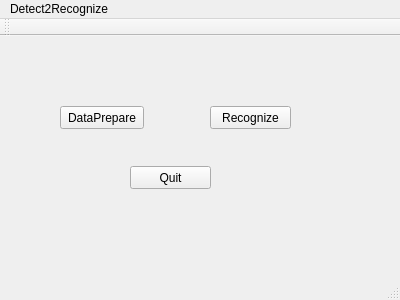
<?xml version="1.0" encoding="UTF-8"?>
<ui version="4.0">
 <class>Detect2Recognize</class>
 <widget class="QMainWindow" name="Detect2Recognize">
  <property name="geometry">
   <rect>
    <x>0</x>
    <y>0</y>
    <width>400</width>
    <height>300</height>
   </rect>
  </property>
  <property name="windowTitle">
   <string>Detect2Recognize</string>
  </property>
  <widget class="QWidget" name="centralWidget">
   <widget class="QPushButton" name="dataPrepare">
    <property name="geometry">
     <rect>
      <x>60</x>
      <y>70</y>
      <width>84</width>
      <height>23</height>
     </rect>
    </property>
    <property name="text">
     <string>DataPrepare</string>
    </property>
   </widget>
   <widget class="QPushButton" name="recognize">
    <property name="geometry">
     <rect>
      <x>210</x>
      <y>70</y>
      <width>81</width>
      <height>23</height>
     </rect>
    </property>
    <property name="text">
     <string>Recognize</string>
    </property>
   </widget>
   <widget class="QPushButton" name="quit">
    <property name="geometry">
     <rect>
      <x>130</x>
      <y>130</y>
      <width>81</width>
      <height>23</height>
     </rect>
    </property>
    <property name="text">
     <string>Quit</string>
    </property>
   </widget>
  </widget>
  <widget class="QMenuBar" name="menuBar">
   <property name="geometry">
    <rect>
     <x>0</x>
     <y>0</y>
     <width>400</width>
     <height>20</height>
    </rect>
   </property>
   <widget class="QMenu" name="menuDetect2Recogize">
    <property name="title">
     <string>Detect2Recognize</string>
    </property>
   </widget>
   <addaction name="menuDetect2Recogize"/>
  </widget>
  <widget class="QToolBar" name="mainToolBar">
   <attribute name="toolBarArea">
    <enum>TopToolBarArea</enum>
   </attribute>
   <attribute name="toolBarBreak">
    <bool>false</bool>
   </attribute>
  </widget>
  <widget class="QStatusBar" name="statusBar"/>
 </widget>
 <layoutdefault spacing="6" margin="11"/>
 <resources/>
 <connections>
  <connection>
   <sender>quit</sender>
   <signal>clicked()</signal>
   <receiver>Detect2Recognize</receiver>
   <slot>close()</slot>
   <hints>
    <hint type="sourcelabel">
     <x>170</x>
     <y>178</y>
    </hint>
    <hint type="destinationlabel">
     <x>199</x>
     <y>149</y>
    </hint>
   </hints>
  </connection>
 </connections>
</ui>
